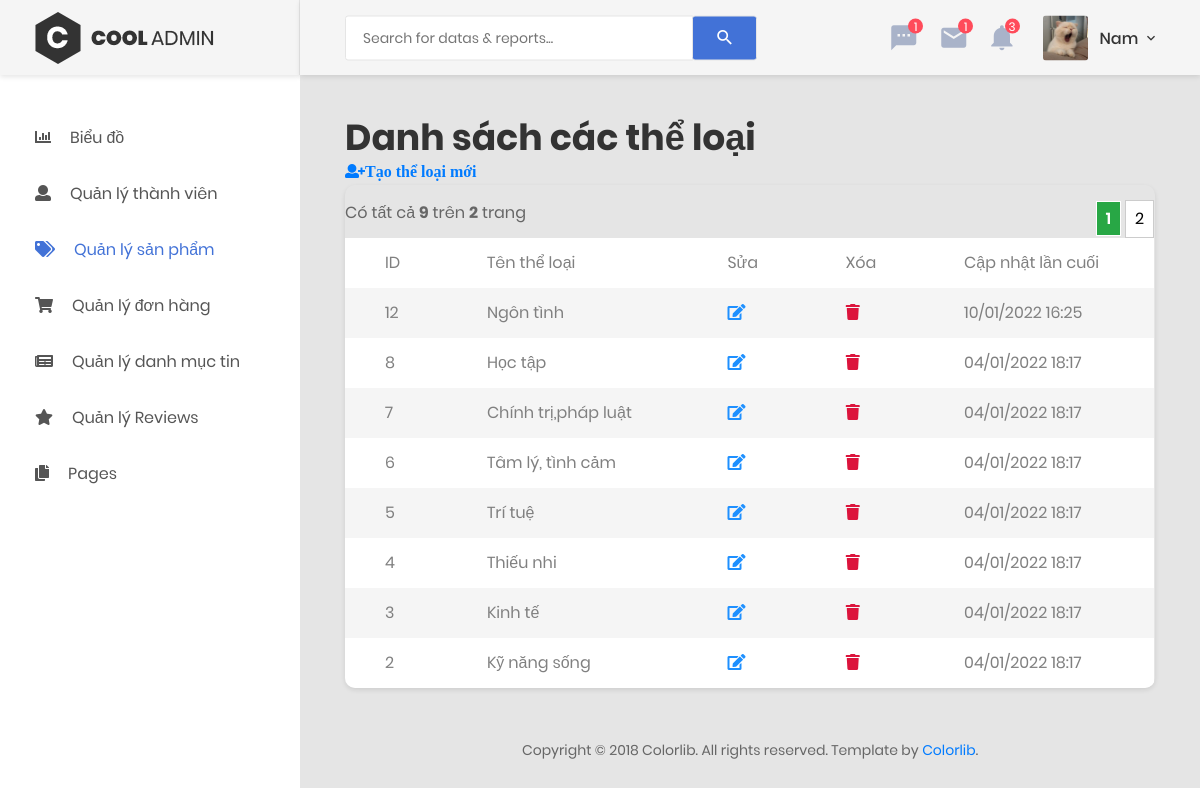
/admin/genres.php (signed in), run on the app's committed database.
### tables this page shows
CREATE TABLE `genres` (
  `id` int(11) NOT NULL,
  `name` varchar(255) NOT NULL,
  `last_updated` int(11) NOT NULL
);

### admin/genres.php (the view, shortened to what this page needs)
<?php
    include 'header.php';
     ?>
   <body>
        <?php if (empty($_SESSION['current_user'])) { ?>
            <a href="login.php">Đăng nhập để vào trang Admin</a>
            <?php
         } else {
        include 'menu_sidebar.php';
        ?>
        <div class="page-container">
    <?php include 'admin_navbar.php'; ?>
    <?php
        include '../connect_db.php';
        $item_per_page = (!empty($_GET['per_page'])) ? $_GET['per_page'] : 8;
        $current_page = (!empty($_GET['page'])) ? $_GET['page'] : 1;
        $offset = ($current_page - 1) * $item_per_page;
        $result = mysqli_query($con, "SELECT * FROM genres ORDER BY `id` DESC LIMIT " . $item_per_page . " OFFSET " . $offset);
        ?>
            <div class="main-content">
                <div class="section__content section__content--p30">
                    <div class="container-fluid">
                        <div class="row">
                             <div class="col-xl-12">
                                    <h1>Danh sách các thể loại</h1>
                                    <a class="fa fa-user-plus" href="./genres_create.php">Tạo thể loại mới</a>
                                <div class="table-responsive table--no-card m-b-30">
                            <?php
                            include './pagination.php';
                            ?>
                                    <table class="table table-borderless table-striped table-earning">
                                        <tr>
                                            <td>ID</td>
                                            <td>Tên thể loại</td>
                                            <td>Sửa</td>
                                            <td>Xóa</td>
                                            <td>Cập nhật lần cuối</td>
                                        </tr>
                                        <?php
                                        while ($row = mysqli_fetch_array($result)) {
                                            ?>
                                            <tr>
                                                <td><?= $row['id'] ?></td>
                                                <td><?= $row['name'] ?></td>
                                                <td><a class="fa fa-edit" href="./genres_edit.php?id=<?= $row['id'] ?>" style="color:dodgerblue"></a></td>
                                                <td><a class="fa fa-trash" href="./genres_delete.php?id=<?= $row['id'] ?>" style="color:crimson"></a></td>
                                                <td><?= date('d/m/Y H:i', $row['last_updated']) ?></td>
                                            </tr>
                                        <?php } ?>
                                    </table>
                                </div>
                                </div>
                            </div>
                        <div class="row">
                            <div class="col-md-12">
                                <div class="copyright">
                                    <p>Copyright © 2018 Colorlib. All rights reserved. Template by <a href="https://colorlib.com">Colorlib</a>.</p>
                                </div>
                            </div>
                        </div>
                    </div>
                </div>
            </div>
        </div>
    <?php } ?>
</body>
</html>

### data on the page
genres: id "12", name "Ngôn tình", last_updated "10/01/2022 16:25"
genres: id "8", name "Học tập", last_updated "04/01/2022 18:17"
genres: id "7", name "Chính trị,pháp luật", last_updated "04/01/2022 18:17"
genres: id "6", name "Tâm lý, tình cảm", last_updated "04/01/2022 18:17"
genres: id "5", name "Trí tuệ", last_updated "04/01/2022 18:17"
genres: id "4", name "Thiếu nhi", last_updated "04/01/2022 18:17"
genres: id "3", name "Kinh tế", last_updated "04/01/2022 18:17"
genres: id "2", name "Kỹ năng sống", last_updated "04/01/2022 18:17"

### other printed values
$currentUser['last_name'] "Nam"
$totalRecords "9"
$totalPages "2"
